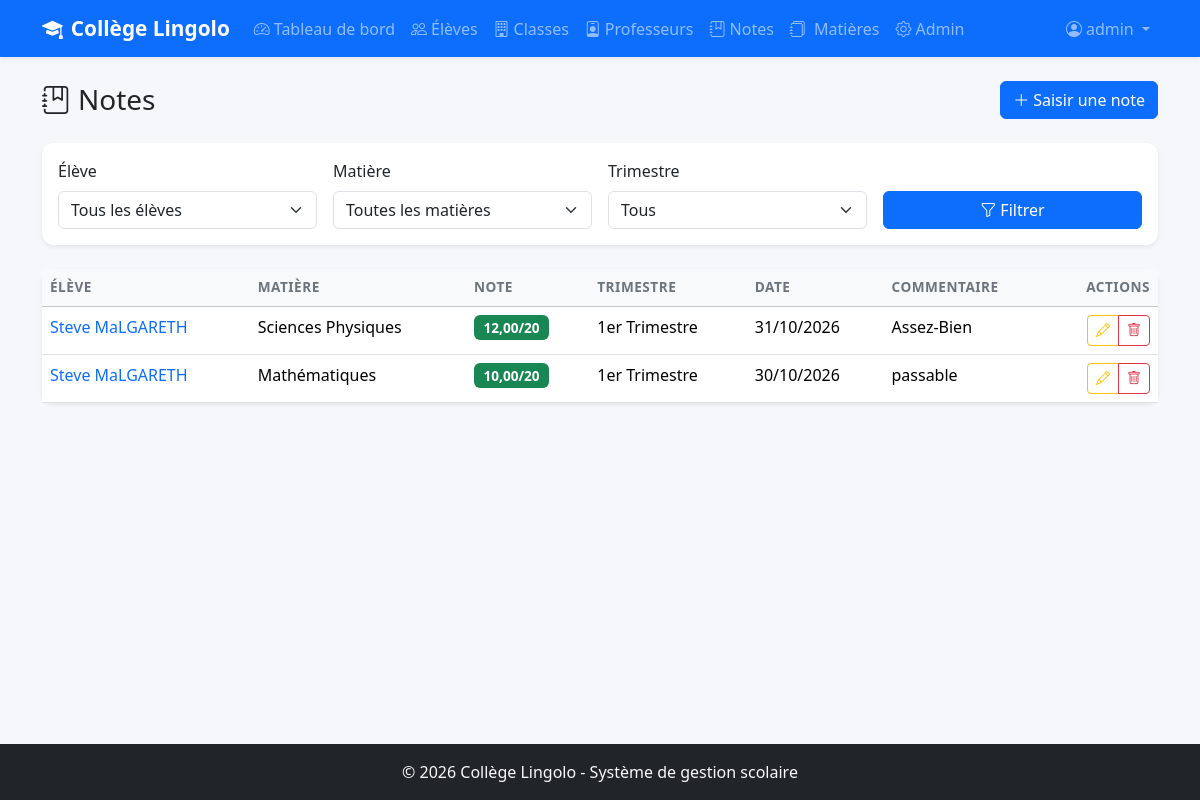
/notes/ (signed in), run on an earlier commit of the app's database.
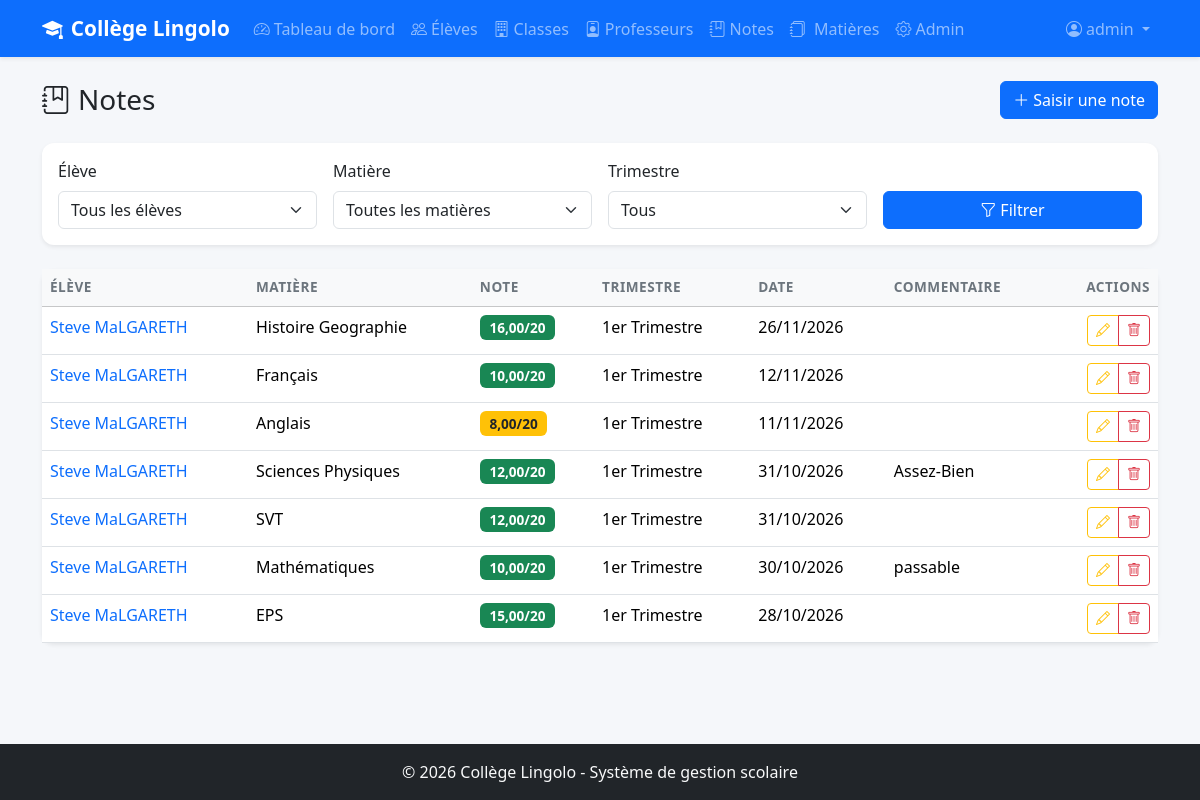
And on a later commit of the database.
### eleves/models.py (models this page shows, shortened)
class Note(models.Model):
    TRIMESTRES = [
        (1, '1er Trimestre'),
        (2, '2ème Trimestre'),
        (3, '3ème Trimestre'),
    ]
    eleve = models.ForeignKey(
        Eleve,
        on_delete=models.CASCADE,        # Si l'élève est supprimé, ses notes aussi
        related_name='notes',            # eleve.notes.all()
        verbose_name="Élève"
    )
    matiere = models.ForeignKey(
        Matiere,
        on_delete=models.CASCADE,
        related_name='notes',
        verbose_name="Matière"
    )
    valeur = models.DecimalField(
        max_digits=4,
        decimal_places=2,
        verbose_name="Note",
        help_text="Note sur 20"
    )
    trimestre = models.IntegerField(
        choices=TRIMESTRES,
        default=1,
        verbose_name="Trimestre"
    )
    date_evaluation = models.DateField(
        verbose_name="Date de l'évaluation"
    )
    commentaire = models.TextField(
        blank=True, default='',
        verbose_name="Commentaire"
    )
    class Meta:
        verbose_name = "Note"
        verbose_name_plural = "Notes"
        ordering = ['-date_evaluation']  # Les plus récentes en premier (- = desc)

class Eleve(models.Model):
    STATUTS = [
        ('nouveau', 'Nouveau'),
        ('redoublant', 'Redoublant'),
    ]
    SEXES = [
        ('M', 'Masculin'),
        ('F', 'Féminin'),
    ]
    nom = models.CharField(
        max_length=100,
        verbose_name="Nom de famille"
    )
    prenom = models.CharField(
        max_length=100,
        verbose_name="Prénom"
    )
    date_naissance = models.DateField(
        verbose_name="Date de naissance",
        help_text="Format : AAAA-MM-JJ (ex: 2010-05-15)"
    )
    sexe = models.CharField(
        max_length=1,
        choices=SEXES,
        default='M',
        verbose_name="Sexe"
    )
    classe = models.ForeignKey(
        Classe,
        on_delete=models.SET_NULL,       # Si la classe est supprimée → NULL
        null=True,                       # Autorise NULL en base de données
        blank=True,                      # Autorise le champ vide dans les forms
        related_name='eleves',           # classe.eleves.all() pour avoir les élèves
        verbose_name="Classe"
    )
    statut = models.CharField(
        max_length=20,
        choices=STATUTS,
        default='nouveau',
        verbose_name="Statut"
    )
    adresse = models.TextField(
        blank=True,                      # blank=True = champ optionnel dans les forms
        default='',                      # Valeur par défaut vide
        verbose_name="Adresse"
    )
    nom_parent = models.CharField(
        max_length=200,
        blank=True,
        default='',
        verbose_name="Nom du parent/tuteur"
    )
    telephone_parent = models.CharField(
        max_length=20,
        blank=True,
        default='',
        verbose_name="Téléphone du parent",
        help_text="Ex: +242 06 xxx xx xx"
    )
    date_inscription = models.DateTimeField(
        auto_now_add=True,
        verbose_name="Date d'inscription"
    )
    class Meta:
        verbose_name = "Élève"
        verbose_name_plural = "Élèves"
        ordering = ['classe', 'nom', 'prenom']  # Tri par classe puis nom
    def __str__(self):
        return f"{self.prenom} {self.nom}"

class Matiere(models.Model):
    nom = models.CharField(
        max_length=100,
        unique=True,                     # Pas deux matières avec le même nom
        verbose_name="Nom de la matière"
    )
    coefficient = models.IntegerField(
        default=1,
        verbose_name="Coefficient"
    )
    professeurs = models.ManyToManyField(
        Professeur,
        blank=True,                      # Une matière peut n'avoir aucun prof assigné
        related_name='matieres',         # prof.matieres.all() pour voir ses matières
        verbose_name="Professeurs"
    )
    class Meta:
        verbose_name = "Matière"
        verbose_name_plural = "Matières"
        ordering = ['nom']
    def __str__(self):
        return self.nom

### eleves/views.py (the view)
# urls.py: path('notes/', views.liste_notes, name='liste_notes'),
@login_required
def liste_notes(request):
    eleve_id = request.GET.get('eleve', '')
    matiere_id = request.GET.get('matiere', '')
    trimestre = request.GET.get('trimestre', '')
    notes = Note.objects.select_related('eleve', 'matiere')
    if eleve_id:
        notes = notes.filter(eleve_id=eleve_id)
    if matiere_id:
        notes = notes.filter(matiere_id=matiere_id)
    if trimestre:
        notes = notes.filter(trimestre=trimestre)
    context = {
        'notes': notes,
        'eleves': Eleve.objects.all(),
        'matieres': Matiere.objects.all(),
        'eleve_id': eleve_id,
        'matiere_id': matiere_id,
        'trimestre': trimestre,
    }
    return render(request, 'eleves/liste_notes.html', context)

### eleves/templates/eleves/liste_notes.html (shortened to what this page needs)
{% extends 'eleves/base.html' %}
{% block content %}
<div class="d-flex justify-content-between align-items-center mb-4">
    <h1 class="h3 mb-0"><i class="bi bi-journal-bookmark me-2"></i>Notes</h1>
    <a href="{% url 'ajouter_note' %}" class="btn btn-primary">
        <i class="bi bi-plus-lg me-1"></i>Saisir une note
    </a>
</div>
<div class="card border-0 shadow-sm mb-4">
    <div class="card-body">
        <form method="GET" class="row g-3 align-items-end">
            <div class="col-md-3">
                <label for="eleve" class="form-label">Élève</label>
                <select name="eleve" id="eleve" class="form-select">
                    <option value="">Tous les élèves</option>
                </select>
            </div>
            <div class="col-md-3">
                <label for="matiere" class="form-label">Matière</label>
                <select name="matiere" id="matiere" class="form-select">
                    <option value="">Toutes les matières</option>
                </select>
            </div>
            <div class="col-md-3">
                <label for="trimestre" class="form-label">Trimestre</label>
                <select name="trimestre" id="trimestre" class="form-select">
                    <option value="">Tous</option>
                </select>
            </div>
            <div class="col-md-3">
                <button type="submit" class="btn btn-primary w-100">
                    <i class="bi bi-funnel me-1"></i>Filtrer
                </button>
            </div>
        </form>
    </div>
</div>
<div class="card border-0 shadow-sm">
    <div class="card-body p-0">
        <div class="table-responsive">
            <table class="table table-hover mb-0">
                <thead class="table-light">
                    <tr>
                        <th>Élève</th>
                        <th>Matière</th>
                        <th>Note</th>
                        <th>Trimestre</th>
                        <th>Date</th>
                        <th>Commentaire</th>
                        <th class="text-end">Actions</th>
                    </tr>
                </thead>
                <tbody>
                    {% for note in notes %}
                    <tr>
                        <td>
                            <a href="{% url 'detail_eleve' note.eleve.pk %}" class="text-decoration-none">
                                {{ note.eleve }}
                            </a>
                        </td>
                        <td>{{ note.matiere }}</td>
                        <td>
                            {% if note.valeur >= 10 %}
                                <span class="badge bg-success">{{ note.valeur }}/20</span>
                            {% elif note.valeur >= 7 %}
                                <span class="badge bg-warning text-dark">{{ note.valeur }}/20</span>
                            {% else %}
                                <span class="badge bg-danger">{{ note.valeur }}/20</span>
                            {% endif %}
                        </td>
                        <td>{{ note.get_trimestre_display }}</td>
                        <td>{{ note.date_evaluation|date:"d/m/Y" }}</td>
                        <td>{{ note.commentaire|truncatechars:30 }}</td>
                        <td class="text-end">
                            <div class="btn-group btn-group-sm">
                                <a href="{% url 'modifier_note' note.pk %}" class="btn btn-outline-warning">
                                    <i class="bi bi-pencil"></i>
                                </a>
                                <a href="{% url 'supprimer_note' note.pk %}" class="btn btn-outline-danger">
                                    <i class="bi bi-trash"></i>
                                </a>
                            </div>
                        </td>
                    </tr>
                    {% endfor %}
                </tbody>
            </table>
        </div>
    </div>
</div>
{% endblock %}

### eleves/templates/eleves/base.html (shortened to what this page needs)
{% load static %}
<!DOCTYPE html>
<html lang="fr">
<head>
    <link href="https://cdn.jsdelivr.net/npm/bootstrap@5.3.3/dist/css/bootstrap.min.css"
          rel="stylesheet">
    <link href="https://cdn.jsdelivr.net/npm/bootstrap-icons@1.11.3/font/bootstrap-icons.min.css"
          rel="stylesheet">
    <link href="{% static 'css/style.css' %}" rel="stylesheet">
</head>
<body>
    <nav class="navbar navbar-expand-lg navbar-dark bg-primary shadow-sm">
        <div class="container">
            <a class="navbar-brand fw-bold" href="{% url 'dashboard' %}">
                <i class="bi bi-mortarboard-fill me-2"></i>Collège Lingolo
            </a>
            <div class="collapse navbar-collapse" id="navbarNav">
                <ul class="navbar-nav me-auto">
                    <li class="nav-item">
                        <a class="nav-link" href="{% url 'dashboard' %}">
                            <i class="bi bi-speedometer2 me-1"></i>Tableau de bord
                        </a>
                    </li>
                    <li class="nav-item">
                        <a class="nav-link" href="{% url 'liste_eleves' %}">
                            <i class="bi bi-people me-1"></i>Élèves
                        </a>
                    </li>
                    <li class="nav-item">
                        <a class="nav-link" href="{% url 'liste_classes' %}">
                            <i class="bi bi-building me-1"></i>Classes
                        </a>
                    </li>
                    <li class="nav-item">
                        <a class="nav-link" href="{% url 'liste_professeurs' %}">
                            <i class="bi bi-person-badge me-1"></i>Professeurs
                        </a>
                    </li>
                    <li class="nav-item">
                        <a class="nav-link" href="{% url 'liste_notes' %}">
                            <i class="bi bi-journal-bookmark me-1"></i>Notes
                        </a>
                    </li>
                    <li class="nav-item">
                        <a class="nav-link" href="{% url 'liste_matieres' %}">
                           <i class="bi bi-journals me-1"></i> Matières</a>
                    </li>
                    {% if user.is_superuser %}
                    <li class="nav-item">
                        <a class="nav-link" href="{% url 'admin:index' %}">
                            <i class="bi bi-gear me-1"></i>Admin
                        </a>
                    </li>
                    {% endif %}
                </ul>
                <ul class="navbar-nav">
                    <li class="nav-item dropdown">
                        <a class="nav-link dropdown-toggle" href="#"
                           role="button" data-bs-toggle="dropdown">
                            <i class="bi bi-person-circle me-1"></i>{{ user.username }}
                        </a>
                    </li>
                </ul>
            </div>
        </div>
    </nav>
    <main class="container my-4">
        {% block content %}{% endblock %}
    </main>
    <footer class="bg-dark text-light py-3 mt-5">
        <div class="container text-center">
            <p class="mb-0">
                &copy; 2026 Collège Lingolo - Système de gestion scolaire
            </p>
        </div>
    </footer>
</body>
</html>

### static/css/style.css (style rules this page uses)
body { background-color: #f5f7fa; min-height: 100vh; display: flex; flex-direction: column; }
main { flex: 1; }
.card { border-radius: 12px; transition: transform 0.2s ease; }
.navbar-brand { font-size: 1.3rem; }
.table th { font-weight: 600; font-size: 0.85rem; text-transform: uppercase; letter-spacing: 0.5px; color: #6c757d; }
.badge { font-size: 0.85rem; padding: 0.4em 0.7em; }
footer { margin-top: auto; }

What changed in the data, as far as the page shows it:
added Note: eleve "Steve MaLGARETH", matiere "Histoire Geographie", valeur "16,00", trimestre "1er Trimestre", date_evaluation "26/11/2026"
added Note: eleve "Steve MaLGARETH", matiere "Français", valeur "10,00", trimestre "1er Trimestre", date_evaluation "12/11/2026"
added Note: eleve "Steve MaLGARETH", matiere "Anglais", valeur "8,00", trimestre "1er Trimestre", date_evaluation "11/11/2026"
added Note: eleve "Steve MaLGARETH", matiere "SVT", valeur "12,00", trimestre "1er Trimestre", date_evaluation "31/10/2026"
added Note: eleve "Steve MaLGARETH", matiere "EPS", valeur "15,00", trimestre "1er Trimestre", date_evaluation "28/10/2026"
